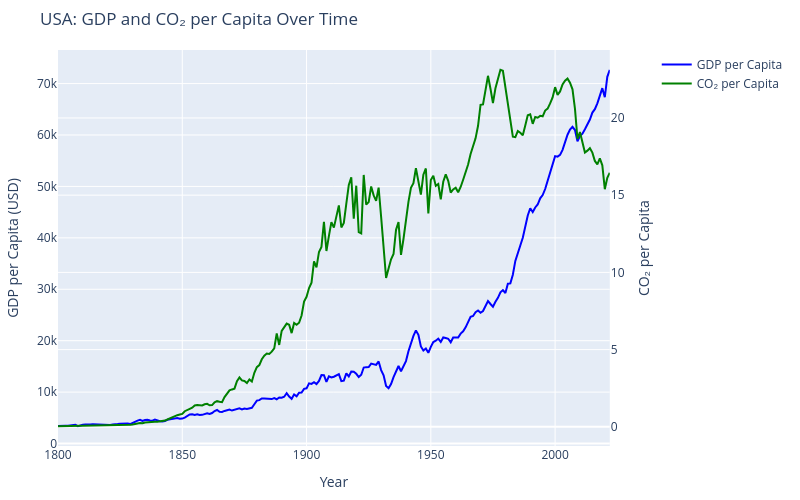

The cell this chart's notebook holds for it:
### Code cell
plot_gdp_co2_px("USA")

### Figure 1 — Plotly figure (JSON) as saved in the notebook; plotly's stock layout.template omitted (floating-point values rounded to 4 significant figures; data arrays with more than 128 entries replaced by an {"elided": "..."} marker saying what was removed)
{"data": [{"hovertemplate": "GDP: %{y}<extra></extra>", "line": {"color": "blue"}, "mode": "lines", "name": "GDP per Capita", "type": "scatter", "x": {"elided": "223 int values"}, "xaxis": "x", "y": {"elided": "223 float values"}, "yaxis": "y"}, {"hovertemplate": "CO₂: %{y}<extra></extra>", "line": {"color": "green"}, "mode": "lines", "name": "CO₂ per Capita", "type": "scatter", "x": {"elided": "223 int values"}, "xaxis": "x", "y": {"elided": "223 float values"}, "yaxis": "y2"}], "layout": {"height": 500, "hovermode": "x unified", "margin": {"b": 40, "l": 50, "r": 50, "t": 50}, "title": {"text": "USA: GDP and CO₂ per Capita Over Time"}, "width": 800, "xaxis": {"anchor": "y", "domain": [0, 0.94], "title": {"text": "Year"}}, "yaxis": {"anchor": "x", "domain": [0, 1], "title": {"text": "GDP per Capita (USD)"}}, "yaxis2": {"anchor": "x", "overlaying": "y", "side": "right", "title": {"text": "CO₂ per Capita"}}}}
